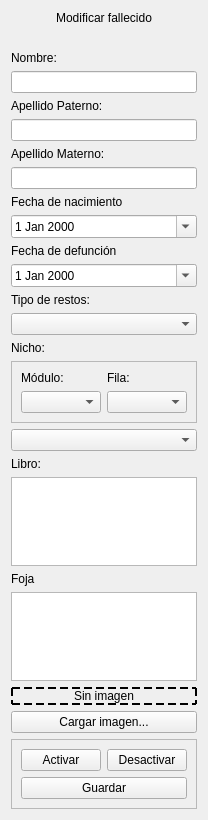
          <widget class="QWidget" name="scrollAreaWidgetContents_21">
           <property name="geometry">
            <rect>
             <x>0</x>
             <y>0</y>
             <width>194</width>
             <height>820</height>
            </rect>
           </property>
           <layout class="QVBoxLayout" name="verticalLayout_13">
            <item>
             <widget class="QLabel" name="label_modify_deceased">
              <property name="text">
               <string>Modificar fallecido</string>
              </property>
              <property name="alignment">
               <set>Qt::AlignCenter</set>
              </property>
             </widget>
            </item>
            <item>
             <spacer name="horizontalSpacer_6">
              <property name="orientation">
               <enum>Qt::Horizontal</enum>
              </property>
              <property name="sizeHint" stdset="0">
               <size>
                <width>40</width>
                <height>20</height>
               </size>
              </property>
             </spacer>
            </item>
            <item>
             <widget class="QLabel" name="label_modify_deceased_name">
              <property name="text">
               <string>Nombre:</string>
              </property>
             </widget>
            </item>
            <item>
             <widget class="QLineEdit" name="line_edit_modify_deceased_name"/>
            </item>
            <item>
             <widget class="QLabel" name="label_modify_deceased_paternal_surname">
              <property name="text">
               <string>Apellido Paterno:</string>
              </property>
             </widget>
            </item>
            <item>
             <widget class="QLineEdit" name="line_edit_modify_deceased_paternal_surname"/>
            </item>
            <item>
             <widget class="QLabel" name="label_modify_deceased_maternal_surname">
              <property name="text">
               <string>Apellido Materno:</string>
              </property>
             </widget>
            </item>
            <item>
             <widget class="QLineEdit" name="line_edit_modify_deceased_maternal_surname"/>
            </item>
            <item>
             <widget class="QLabel" name="label_modify_deceased_birth_date">
              <property name="text">
               <string>Fecha de nacimiento</string>
              </property>
             </widget>
            </item>
            <item>
             <widget class="QDateEdit" name="date_edit_modify_deceased_birth_date">
              <property name="calendarPopup">
               <bool>true</bool>
              </property>
             </widget>
            </item>
            <item>
             <widget class="QLabel" name="label_modify_deceased_death_date">
              <property name="text">
               <string>Fecha de defunción</string>
              </property>
             </widget>
            </item>
            <item>
             <widget class="QDateEdit" name="date_edit_modify_deceased_death_date">
              <property name="calendarPopup">
               <bool>true</bool>
              </property>
             </widget>
            </item>
            <item>
             <widget class="QLabel" name="label__modify_deceased_remaint_type">
              <property name="text">
               <string>Tipo de restos:</string>
              </property>
             </widget>
            </item>
            <item>
             <widget class="QComboBox" name="combo_box_modify_deceased_remain_type"/>
            </item>
            <item>
             <widget class="QLabel" name="label_31">
              <property name="text">
               <string>Nicho:</string>
              </property>
             </widget>
            </item>
            <item>
             <widget class="QFrame" name="frame_3">
              <property name="frameShape">
               <enum>QFrame::StyledPanel</enum>
              </property>
              <property name="frameShadow">
               <enum>QFrame::Raised</enum>
              </property>
              <layout class="QGridLayout" name="gridLayout_10">
               <item row="1" column="1">
                <widget class="QComboBox" name="combo_box_modify_deceased_row"/>
               </item>
               <item row="1" column="0">
                <widget class="QComboBox" name="combo_box_modify_deceased_module"/>
               </item>
               <item row="0" column="0">
                <widget class="QLabel" name="label_modify_deceased_module">
                 <property name="text">
                  <string>Módulo:</string>
                 </property>
                </widget>
               </item>
               <item row="0" column="1">
                <widget class="QLabel" name="label_modify_deceased_row">
                 <property name="text">
                  <string>Fila:</string>
                 </property>
                </widget>
               </item>
              </layout>
             </widget>
            </item>
            <item>
             <widget class="QComboBox" name="combo_box_modify_deceased_niche"/>
            </item>
            <item>
             <spacer name="verticalSpacer_4">
              <property name="orientation">
               <enum>Qt::Vertical</enum>
              </property>
              <property name="sizeHint" stdset="0">
               <size>
                <width>20</width>
                <height>40</height>
               </size>
              </property>
             </spacer>
            </item>
            <item>
             <widget class="QLabel" name="label_modify_deceased_book">
              <property name="text">
               <string>Libro:</string>
              </property>
             </widget>
            </item>
            <item>
             <widget class="QPlainTextEdit" name="plain_text_edit_modify_deceased_book"/>
            </item>
            <item>
             <widget class="QLabel" name="label_modify_deceased_sheet">
              <property name="text">
               <string>Foja</string>
              </property>
             </widget>
            </item>
            <item>
             <widget class="QPlainTextEdit" name="plain_text_edit_modify_deceased_sheet"/>
            </item>
            <item>
             <widget class="QLabel" name="label_modify_deceased_image">
              <property name="styleSheet">
               <string notr="true">QLabel{
	border: 2px dashed
}</string>
              </property>
              <property name="text">
               <string>Sin imagen</string>
              </property>
              <property name="alignment">
               <set>Qt::AlignCenter</set>
              </property>
             </widget>
            </item>
            <item>
             <widget class="QPushButton" name="push_button_modify_deceased_image">
              <property name="text">
               <string>Cargar imagen...</string>
              </property>
             </widget>
            </item>
            <item>
             <widget class="QFrame" name="frame_17">
              <property name="frameShape">
               <enum>QFrame::StyledPanel</enum>
              </property>
              <property name="frameShadow">
               <enum>QFrame::Raised</enum>
              </property>
              <layout class="QFormLayout" name="formLayout_5">
               <item row="0" column="0">
                <widget class="QPushButton" name="push_button_modify_deceased_active">
                 <property name="text">
                  <string>Activar</string>
                 </property>
                </widget>
               </item>
               <item row="1" column="0" colspan="2">
                <widget class="QPushButton" name="push_button_modify_deceased_save">
                 <property name="text">
                  <string>Guardar</string>
                 </property>
                </widget>
               </item>
               <item row="0" column="1">
                <widget class="QPushButton" name="push_button_modify_deceased_deactivate">
                 <property name="text">
                  <string>Desactivar</string>
                 </property>
                </widget>
               </item>
              </layout>
             </widget>
            </item>
           </layout>
          </widget>
